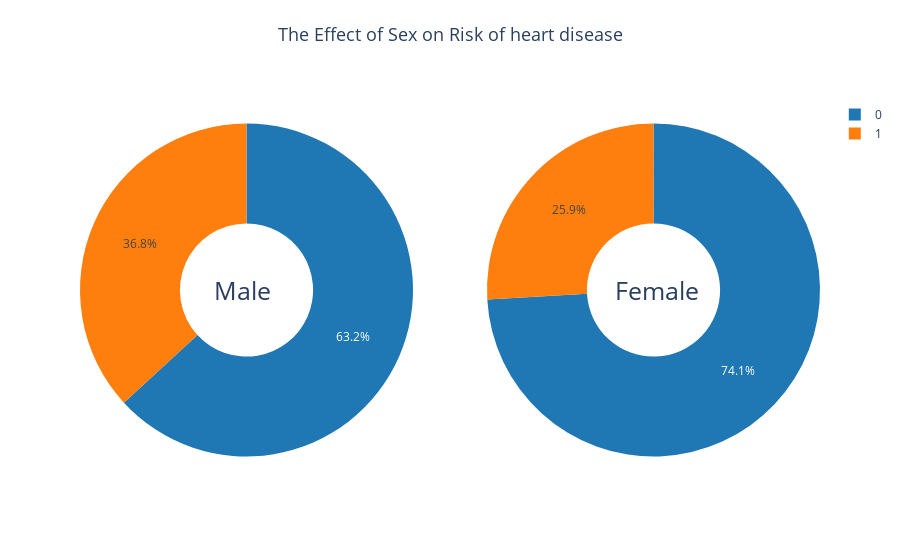

The cell this chart's notebook holds for it:
### Code cell
colors = ['#1f77b4', '#ff7f0e']  

# Creating subplots for male and female distributions
fig = make_subplots(rows=1, cols=2, subplot_titles=('Male', 'Female'), specs=[[{'type':'domain'}, {'type':'domain'}]])


fig.add_trace(go.Pie(values=male_counts, name='Male',
                     marker=dict(colors=colors)), 1, 1)

fig.add_trace(go.Pie(values=female_counts, name='Female',
                     marker=dict(colors=colors)), 1, 2)

fig.update_traces(hole=.4)

# Customizing the overall layout, title, and annotations
fig.update_layout(title_text='The Effect of Sex on Risk of heart disease', title_font=dict(size=18), title_x=0.5, title_y=0.95,
                 annotations=[dict(text='Male', x=0.22, y=0.45, font_size=25, showarrow=False),
                 dict(text='Female', x=0.78, y=0.45, font_size=25, showarrow=False)])

# Customizing background colors
fig.update_layout(plot_bgcolor='white', paper_bgcolor='white')

fig.show()

### Figure 1 — Plotly figure (JSON) as saved in the notebook; plotly's stock layout.template omitted (floating-point values rounded to 4 significant figures)
{"data": [{"domain": {"x": [0, 0.45], "y": [0, 1]}, "hole": 0.4, "marker": {"colors": ["#1f77b4", "#ff7f0e"]}, "name": "Male", "type": "pie", "values": [458, 267]}, {"domain": {"x": [0.55, 1], "y": [0, 1]}, "hole": 0.4, "marker": {"colors": ["#1f77b4", "#ff7f0e"]}, "name": "Female", "type": "pie", "values": [143, 50]}], "layout": {"annotations": [{"font": {"size": 25}, "showarrow": false, "text": "Male", "x": 0.22, "xanchor": "center", "xref": "paper", "y": 0.45, "yanchor": "bottom", "yref": "paper"}, {"font": {"size": 25}, "showarrow": false, "text": "Female", "x": 0.78, "xanchor": "center", "xref": "paper", "y": 0.45, "yanchor": "bottom", "yref": "paper"}], "paper_bgcolor": "white", "plot_bgcolor": "white", "title": {"font": {"size": 18}, "text": "The Effect of Sex on Risk of heart disease", "x": 0.5, "y": 0.95}}}
